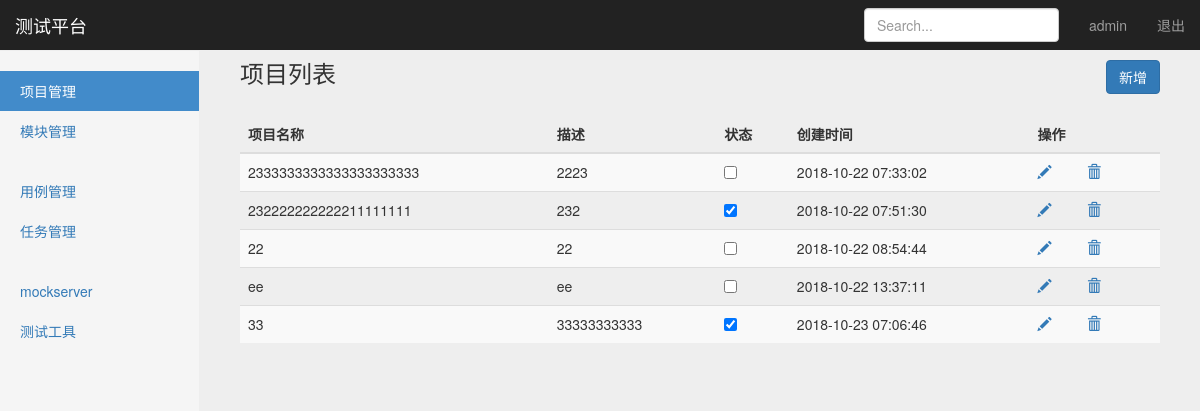
Page /manage/project_manage/ (signed in) on the earlier database version.
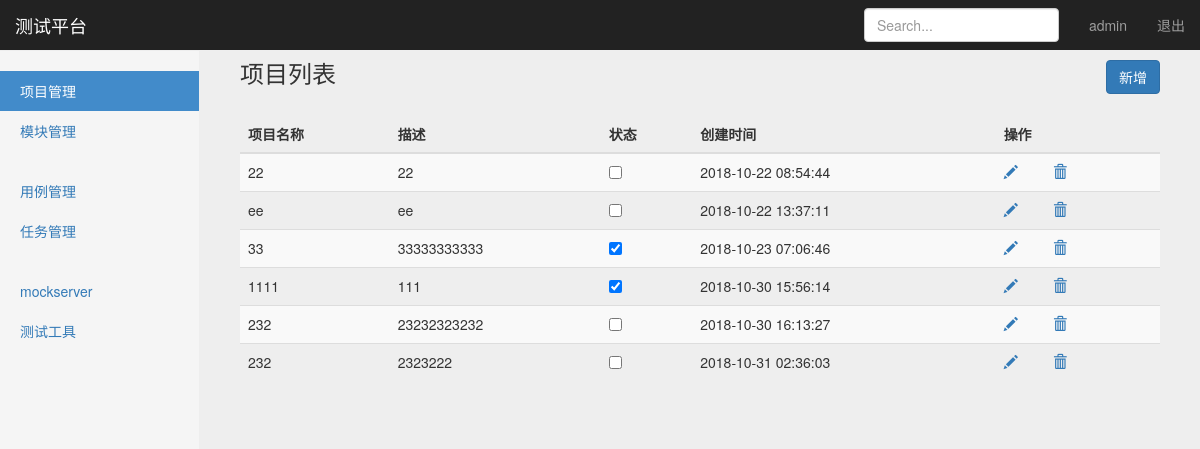
Same page on the later database version.
### project_app/models.py (models this page shows, shortened)
class Project(models.Model):
    pname = models.CharField("名称",max_length=255,blank=False,default="")
    description = models.CharField("描述",max_length=255,default="")
    status = models.BooleanField("状态",default=True)
    create_time = models.DateTimeField("创建时间",auto_now=True)

### project_app/views/project_views.py (the view)
# urls.py: path("project_manage/",project_views.project_manage),
@login_required
def project_manage(request):
    cuser_name = request.session.get("cuser_name","")
    latest_project_list = Project.objects.all()
    return render(request, "project_manage.html", {"cuser_name": cuser_name,
                                                 "latest_project_list": latest_project_list,
                                                "type": "list"}
                  )

### templates/project_manage.html (shortened to what this page needs)
{% extends "base.html" %}
{% block content %}
    <nav class="navbar navbar-inverse navbar-fixed-top">
      <div class="container-fluid">
        <div class="navbar-header">
          <a class="navbar-brand" href="#">测试平台</a>
        </div>
        <div id="navbar" class="navbar-collapse collapse">
          <ul class="nav navbar-nav navbar-right">
            <li><a>{{ cuser_name }}</a></li>
            <li><a href="/logout/">退出</a></li>
          </ul>
          <form class="navbar-form navbar-right">
            <input type="text" class="form-control" placeholder="Search...">
          </form>
        </div>
      </div>
    </nav>
    <div class="container-fluid">
      <div class="row">
        <div class="col-sm-3 col-md-2 sidebar">
          <ul class="nav nav-sidebar">
            <li class="active"><a href="/manage/project_manage">项目管理</a></li>
            <li ><a href="/manage/module_manage">模块管理</a></li>
          </ul>
          <ul class="nav nav-sidebar">
            <li><a href="">用例管理</a></li>
            <li><a href="">任务管理</a></li>
          </ul>
          <ul class="nav nav-sidebar">
            <li><a href="">mockserver</a></li>
            <li><a href="">测试工具</a></li>
          </ul>
        </div>
        {% if type == "list" %}
        <form  action="" method="post">
        <div class="col-sm-9 col-sm-offset-3 col-md-10 col-md-offset-2 main">
          <h3 class="page-header">项目列表
          <button id="add_btn"
                  type="button" class="btn btn-primary" style="float: right"
                  onclick="window.location.href='/manage/add_project'"
          >新增</button>
          </h3>
          <div class="table-responsive">
             <table class="table table-striped">
              <thead>
                <tr>
                  <th>项目名称</th>
                  <th>描述</th>
                  <th>状态</th>
                  <th>创建时间</th>
                  <th>操作</th>
                </tr>
              </thead>
              <tbody>
              {% for project_list in latest_project_list %}
                <tr>
                  <td>{{ project_list.pname }}</td>
                  <td>{{ project_list.description}}</td>
                  <td><input type="checkbox" name="status" id="id_status"
                             value="True" {% if project_list.status  %} checked {% endif %} ></td>
                  <td>{{ project_list.create_time | date:"Y-m-d H:i:s"}}</td>
                  <td>
                  <a title="编辑" class="glyphicon glyphicon-pencil" href="/manage/manage_edit/{{project_list.id }}"></a>
                  <a title="删除" class="glyphicon glyphicon-trash" href="/manage/manage_delete/{{project_list.id }}"></a>
                  </td>
                </tr>
              {% endfor %}
              </tbody>
            </table>
          </div>
        </div>
      </form>
      {% endif %}
      </div>
    </div>
 {% endblock %}

### templates/base.html (shortened to what this page needs)
<!doctype html>
<html lang="zh-CN">
  <head>
    {% load static %}
    <link type="text/css" href="{% static '/css/bootstrap.min.css' %}"  rel="stylesheet" >
    <link type="text/css"  href="{% static '/css/dashboard.css' %}" rel="stylesheet" >
    <link type="text/css"  href="{% static '/css/signin.css' %}" rel="stylesheet" >
  </head>
  <body>
  {% block content %}
  {% endblock %}
  </body>
</html>

### static/user_app/css/dashboard.css (style rules this page uses)
body { padding-top: 50px; }
.navbar-fixed-top { border: 0; }
.sidebar { display: none; }
@media (min-width: 768px) { .sidebar { position: fixed; top: 51px; bottom: 0; left: 0; z-index: 1000; display: block; padding: 20px; overflow-x: hidden; overflow-y: auto; background-color: #f5f5f5; border-right: 1px solid #eee; } }
.nav-sidebar { margin-right: -21px; margin-bottom: 20px; margin-left: -20px; }
.nav-sidebar > li > a { padding-right: 20px; padding-left: 20px; }
.nav-sidebar > .active > a, .nav-sidebar > .active > a:hover, .nav-sidebar > .active > a:focus { color: #fff; background-color: #428bca; }
.main { padding: 20px; }
@media (min-width: 768px) { .main { padding-right: 40px; padding-left: 40px; } }
.main .page-header { margin-top: 0; }

### static/user_app/css/signin.css (style rules this page uses)
body { padding-top: 40px; padding-bottom: 40px; background-color: #eee; }

Differences in the rows shown:
removed Project: pname "2333333333333333333333", description "2223", create_time "2018-10-22 07:33:02"
removed Project: pname "232222222222211111111", description "232", status "☑", create_time "2018-10-22 07:51:30"
added Project: pname "1111", description "111", status "☑", create_time "2018-10-30 15:56:14"
added Project: pname "232", description "23232323232", create_time "2018-10-30 16:13:27"
added Project: pname "232", description "2323222", create_time "2018-10-31 02:36:03"
